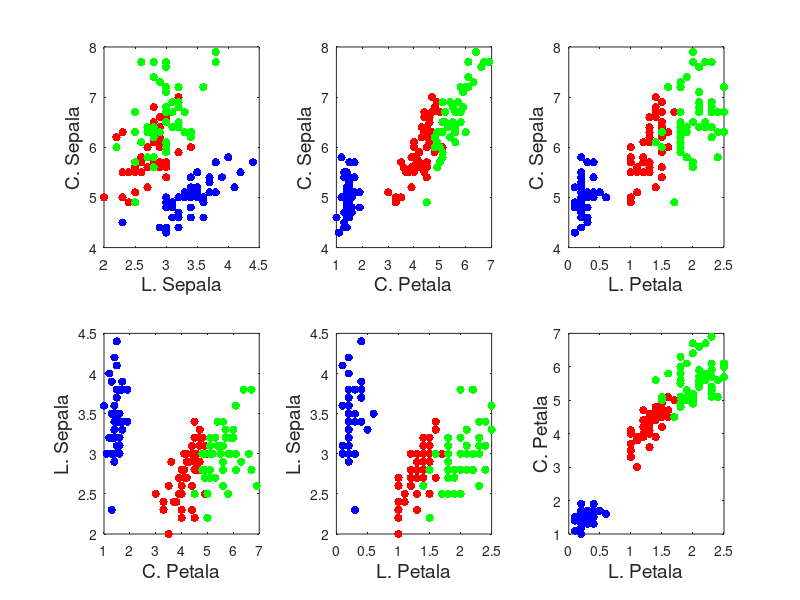

Reproduce this figure in MATLAB. (Note: this script raises an error after producing the figure.)
close all; clear all; clc

load fisheriris
data = meas;
% data = load('iris.data');

lin = 2;
col = 3;
fontSize = 14;
markesize = 18;

% 1 C. sepal 
% 2 L. sepal
% 3 C. petal
% 4 L. petal


subplot(lin, col, 1)
atrx = 2;
atry = 1;
% h = plot(data(1:50,atrx), data(1:50,atry), '.b', data(51:100,atrx), data(51:100,atry), '.r', data(101:150,atrx), data(101:150,atry), '.g');
plot(data(1:50,atrx), data(1:50,atry), '.b', 'Markersize', markesize);
hold on
plot( data(51:100,atrx), data(51:100,atry), '.r', 'Markersize', markesize);
hold on
plot(data(101:150,atrx), data(101:150,atry), '.g', 'Markersize', markesize);
ylabel('C. Sepala', 'FontSize', fontSize);
xlabel('L. Sepala', 'FontSize', fontSize);

subplot(lin, col, 2)
atrx = 3;
atry = 1;
plot(data(1:50,atrx), data(1:50,atry), '.b', 'Markersize', markesize);
hold on
plot( data(51:100,atrx), data(51:100,atry), '.r', 'Markersize', markesize);
hold on
plot(data(101:150,atrx), data(101:150,atry), '.g', 'Markersize', markesize);
ylabel('C. Sepala', 'FontSize', fontSize);
xlabel('C. Petala', 'FontSize', fontSize);

subplot(lin, col, 3)
atrx = 4;
atry = 1;
plot(data(1:50,atrx), data(1:50,atry), '.b', 'Markersize', markesize);
hold on
plot( data(51:100,atrx), data(51:100,atry), '.r', 'Markersize', markesize);
hold on
plot(data(101:150,atrx), data(101:150,atry), '.g', 'Markersize', markesize);
ylabel('C. Sepala', 'FontSize', fontSize);
xlabel('L. Petala', 'FontSize', fontSize);

subplot(lin, col, 4)
atrx = 3;
atry = 2;
plot(data(1:50,atrx), data(1:50,atry), '.b', 'Markersize', markesize);
hold on
plot( data(51:100,atrx), data(51:100,atry), '.r', 'Markersize', markesize);
hold on
plot(data(101:150,atrx), data(101:150,atry), '.g', 'Markersize', markesize);
ylabel('L. Sepala', 'FontSize', fontSize);
xlabel('C. Petala', 'FontSize', fontSize);

subplot(lin, col, 5)
atrx = 4;
atry = 2;
plot(data(1:50,atrx), data(1:50,atry), '.b', 'Markersize', markesize);
hold on
plot( data(51:100,atrx), data(51:100,atry), '.r', 'Markersize', markesize);
hold on
plot(data(101:150,atrx), data(101:150,atry), '.g', 'Markersize', markesize);
ylabel('L. Sepala', 'FontSize', fontSize);
xlabel('L. Petala', 'FontSize', fontSize);

subplot(lin, col, 6)
atrx = 4;
atry = 3;
plot(data(1:50,atrx), data(1:50,atry), '.b', 'Markersize', markesize);
hold on
plot( data(51:100,atrx), data(51:100,atry), '.r', 'Markersize', markesize);
hold on
plot(data(101:150,atrx), data(101:150,atry), '.g', 'Markersize', markesize);
ylabel('C. Petala', 'FontSize', fontSize);
xlabel('L. Petala', 'FontSize', fontSize);
l = legend('Setosa ', 'Versicolor ', 'Virgenica', 'Location',[0.35,0.94,0.35,0.05], 'Orientation','Horizontal');
set(l,'FontSize',16);
% [0.35,0.01,0.35,0.05]
% figure,
% plot3(data(1:50,2), data(1:50,3), data(1:50,4), '.', data(51:100,2), data(51:100,3), data(51:100,4), '.r', data(101:150,2), data(101:150,3), data(101:150,4), '.g')